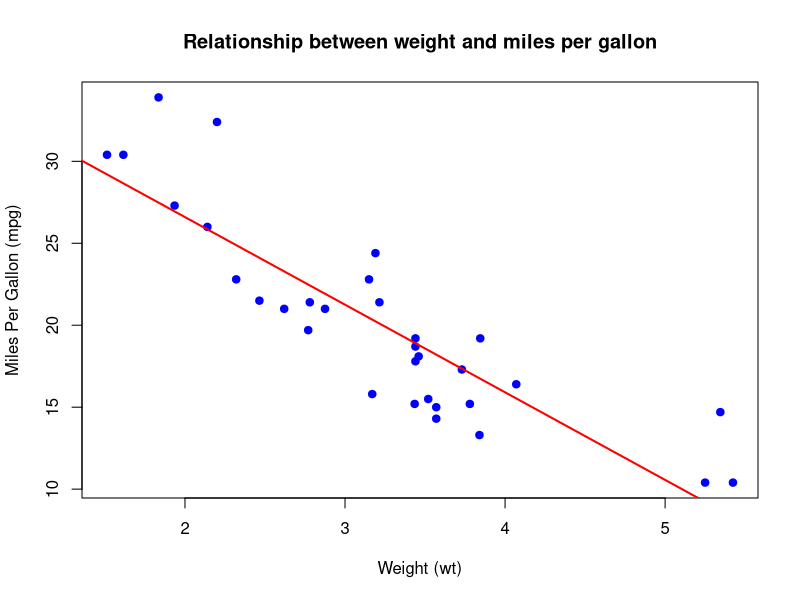

Reproduce this figure in R.
data(mtcars)
head(mtcars)
str(mtcars)
names(mtcars)
summary(mtcars)

plot(mtcars$wt, mtcars$mpg,
        main = "Relationship between weight and miles per gallon",
        xlab = "Weight (wt)",
        ylab = "Miles Per Gallon (mpg)",
        pch = 19,
        col = "blue")

cor(mtcars$wt, mtcars$mpg)
model <- lm(mpg ~ wt, data = mtcars)
summary(model)

coef(model)

abline(model, col = "red", lwd = 2)
new_data <- data.frame(wt = c(2.5, 3.0, 3.5))
predict(model, newdata = new_data)
